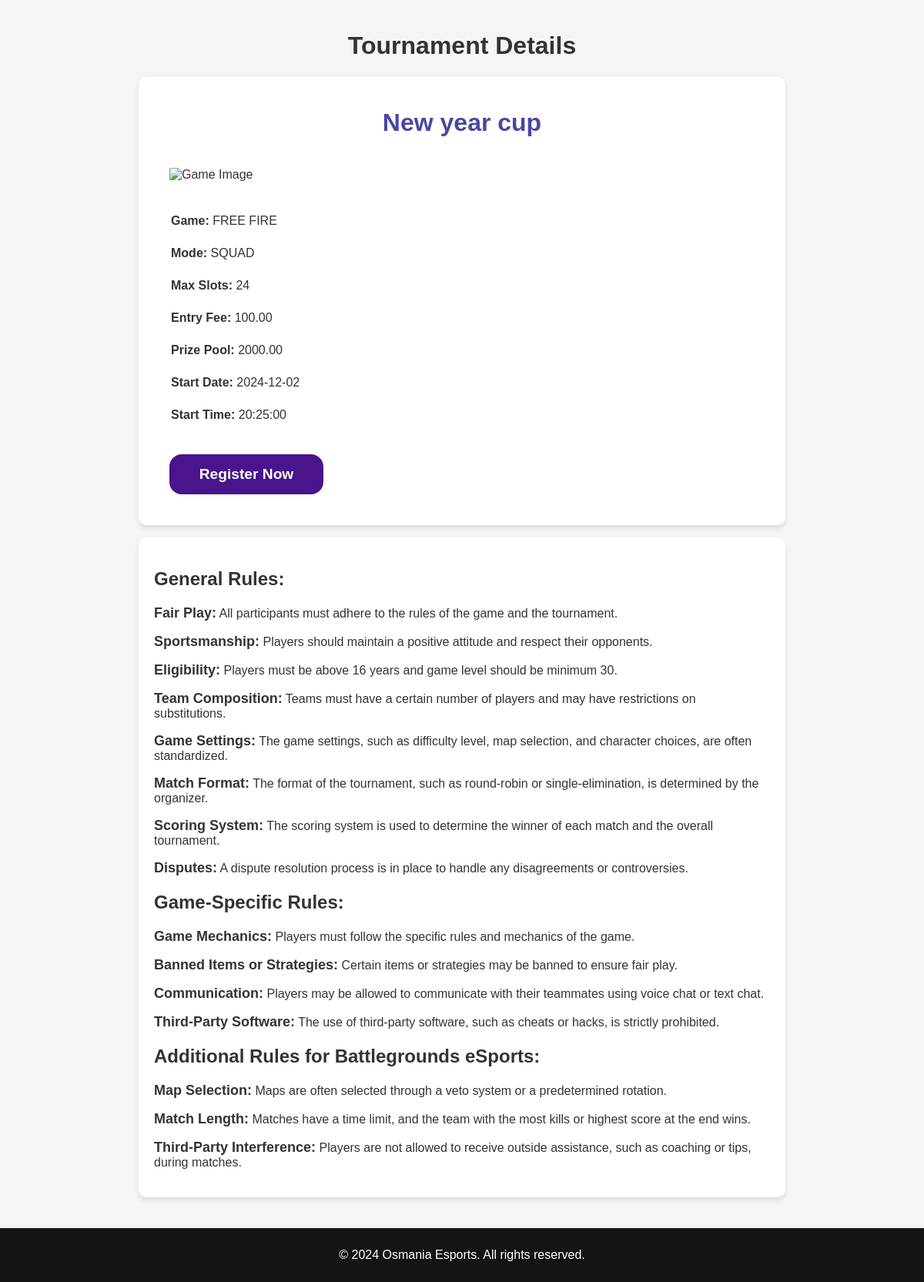
The app's page /tournament-details.php?id=7 with its own data.
### tables this page shows
CREATE TABLE `tournaments` (
  `id` int(11) NOT NULL,
  `organizername` varchar(30) NOT NULL,
  `tournament_name` varchar(255) NOT NULL,
  `game_name` varchar(100) NOT NULL,
  `game_mode` varchar(50) NOT NULL,
  `max_slots` int(11) NOT NULL,
  `entry_fee` decimal(10,2) NOT NULL,
  `prize_pool` decimal(10,2) DEFAULT NULL,
  `start_date` date NOT NULL,
  `start_time` time NOT NULL,
  `status` enum('upcoming','ongoing','completed') NOT NULL DEFAULT 'upcoming',
  `room_id` varchar(30) NOT NULL,
  `room_password` varchar(30) NOT NULL
);

### tournament-details.php (the view, shortened to what this page needs)
<?php
include 'db-connection.php';
$tournament_id = $_GET['id'];
$sql = "SELECT * FROM tournaments WHERE id = ?";
$stmt = $conn->prepare($sql);
$stmt->bind_param("i", $tournament_id);
$stmt->execute();
$result = $stmt->get_result();
$tournament = $result->fetch_assoc();
?>
<!DOCTYPE html>
<html lang="en">
<head>
    <link rel="stylesheet" href="tournament-details.css">
</head>
<body onload="load_image()">
    <main>
        <h1 class="title">Tournament Details</h1>
        <div class='details'>
            <h1><?php echo htmlspecialchars($tournament['tournament_name']); ?></h1>
            <img src="" alt="Game Image" id='game-image'>
            <p><strong>Game:</strong> <?php echo htmlspecialchars($tournament['game_name']); ?></p>
            <p><strong>Mode:</strong> <?php echo htmlspecialchars($tournament['game_mode']); ?></p>
            <p><strong>Max Slots:</strong> <?php echo htmlspecialchars($tournament['max_slots']); ?></p>
            <p><strong>Entry Fee:</strong> <?php echo htmlspecialchars($tournament['entry_fee']); ?></p>
            <p><strong>Prize Pool:</strong> <?php echo htmlspecialchars($tournament['prize_pool']); ?></p>
            <p><strong>Start Date:</strong> <?php echo htmlspecialchars($tournament['start_date']); ?></p>
            <p><strong>Start Time:</strong> <?php echo htmlspecialchars($tournament['start_time']); ?></p>
            <form method="POST" action="tournament-register.html">
                <button class="register-btn" type="submit">Register Now</button>
            </form>
        </div>
        <div class="rules">
                <h2>General Rules:</h2>
                <p><span>Fair Play:</span> All participants must adhere to the rules of the game and the tournament.</p>
                <p><span>Sportsmanship:</span> Players should maintain a positive attitude and respect their opponents.</p>
                <p><span>Eligibility:</span> Players must be above 16 years and game level should be minimum 30.</p>
                <p><span>Team Composition:</span> Teams must have a certain number of players and may have restrictions on substitutions.</p>
                <p><span>Game Settings:</span> The game settings, such as difficulty level, map selection, and character choices, are often standardized.</p>
                <p><span>Match Format:</span> The format of the tournament, such as round-robin or single-elimination, is determined by the organizer.</p>
                <p><span>Scoring System:</span> The scoring system is used to determine the winner of each match and the overall tournament.</p>
                <p><span>Disputes:</span> A dispute resolution process is in place to handle any disagreements or controversies.</p>
                <h2>Game-Specific Rules:</h2>
                <p><span>Game Mechanics:</span> Players must follow the specific rules and mechanics of the game.</p>
                <p><span>Banned Items or Strategies:</span> Certain items or strategies may be banned to ensure fair play.</p>
                <p><span>Communication:</span> Players may be allowed to communicate with their teammates using voice chat or text chat.</p>
                <p><span>Third-Party Software:</span> The use of third-party software, such as cheats or hacks, is strictly prohibited.</p>
                <h2>Additional Rules for Battlegrounds eSports:</h2>
                <p><span>Map Selection:</span> Maps are often selected through a veto system or a predetermined rotation.</p>
                <p><span>Match Length:</span> Matches have a time limit, and the team with the most kills or highest score at the end wins.</p>
                <p><span>Third-Party Interference:</span> Players are not allowed to receive outside assistance, such as coaching or tips, during matches.</p>
        </div>
    </main>
    <footer>
        <p>&copy; 2024 Osmania Esports. All rights reserved.</p>
    </footer>
</body>
</html>

### tournament-details.css (style rules this page uses)
body { font-family: Arial, sans-serif; margin: 0; padding: 0; background-color: #f5f5f5; color: #333; }
main { padding: 20px; }
.title { text-align: center; }
.details { max-width: 800px; margin: auto; background-color: white; border-radius: 10px; box-shadow: 0px 4px 6px rgba(0, 0, 0, 0.1); padding: 20px; }
.details h1 { color: #4a47a3; margin-bottom: 20px; text-align: center; }
.details img { margin:20px; }
.details p { padding: 2px; margin:20px; }
.rules { max-width: 800px; margin: auto; background-color: white; border-radius: 10px; box-shadow: 0px 4px 6px rgba(0, 0, 0, 0.1); padding: 20px; }
.rules h2 { color: #333; }
.rules span { font-size:18px; font-weight:600; }
.register-btn { min-width: 200px; background-color: #4a148c; color: white; padding: 10px; font-size: 1.2rem; font-weight: bold; border: 5px solid #4a148c; border-radius: 1rem; margin:20px; cursor: pointer; }
footer { background-color: #141414; color: white; text-align: center; padding: 10px; margin-top: 20px; }

### records on screen
tournaments: tournament_name "New year cup", game_name "FREE FIRE", game_mode "SQUAD", max_slots "24", entry_fee "100.00", prize_pool "2000.00", start_date "2024-12-02", start_time "20:25:00"
